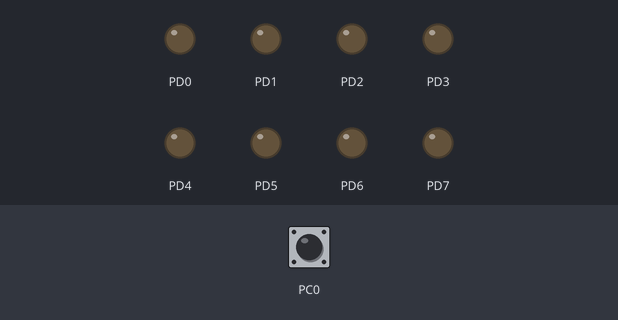
The program below on a simulated ATmega128, built with avr-gcc and emulated at 8 MHz. Parts: output pins drawn as LEDs (lit = HIGH). The inputs (shaded band) are chosen by the test bench; at power-on: PC0 HIGH.

Above: at 0.5 s.
At 1.5 s:
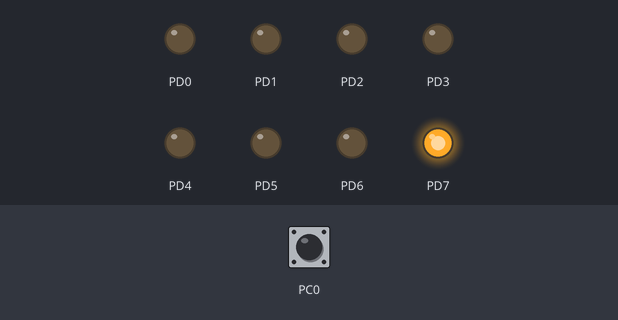
Timing chart, 0 to 3.0 s (numbered marks = the images above):
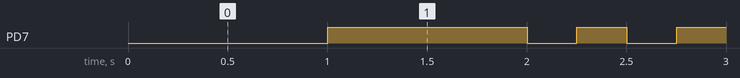

Measured:
- by itself, PD7: repeats every 0.50 s: LOW 0.25 s, HIGH 0.25 s
- by itself, everything shown: repeats every 23.0 s, in 92 steps

The program:

main.c
```c
/*
 * Week1-B6.c
 *
 * Created: 2-2-2019 11:22:30
 * Author : Gebruiker
 */

#define F_CPU 8000000L

#include <avr/io.h>
#include <util/delay.h>

int interval = 1000;

void wait(int ms);
void blink();


int main(void)
{

	DDRD = 0b11111111;
	DDRC = 0b00000000;

	int state = 0;
	int pressed = 0;


	while (1)
	{
		//Keep blinking constantly, at different intervals
		blink();

		if(!((PINC & 1) > 0)){
			pressed = 0;
			continue;
		}

		//Switch between state 0 and state 1.
		//Change the state only when the button was previously released
		//(to prevent it from switching constantly if the button is held down)
		if((state == 0) & (pressed == 0)){
			interval = 250;
			state = 1;
			pressed = 1;
		}
		else if ((state == 1) & (pressed == 0)){
			interval = 1000;
			state = 0;
			pressed = 1;
		}
	}
}

void blink(){
	wait(interval);
	PORTD = 0b10000000;
	wait(interval);
	PORTD = 0b00000000;
}

void wait( int ms )
{
	for (int i=0; i<ms; i++)
	{
		_delay_ms( 1 );		// library function (max 30 ms at 8MHz)
	}
}
```
